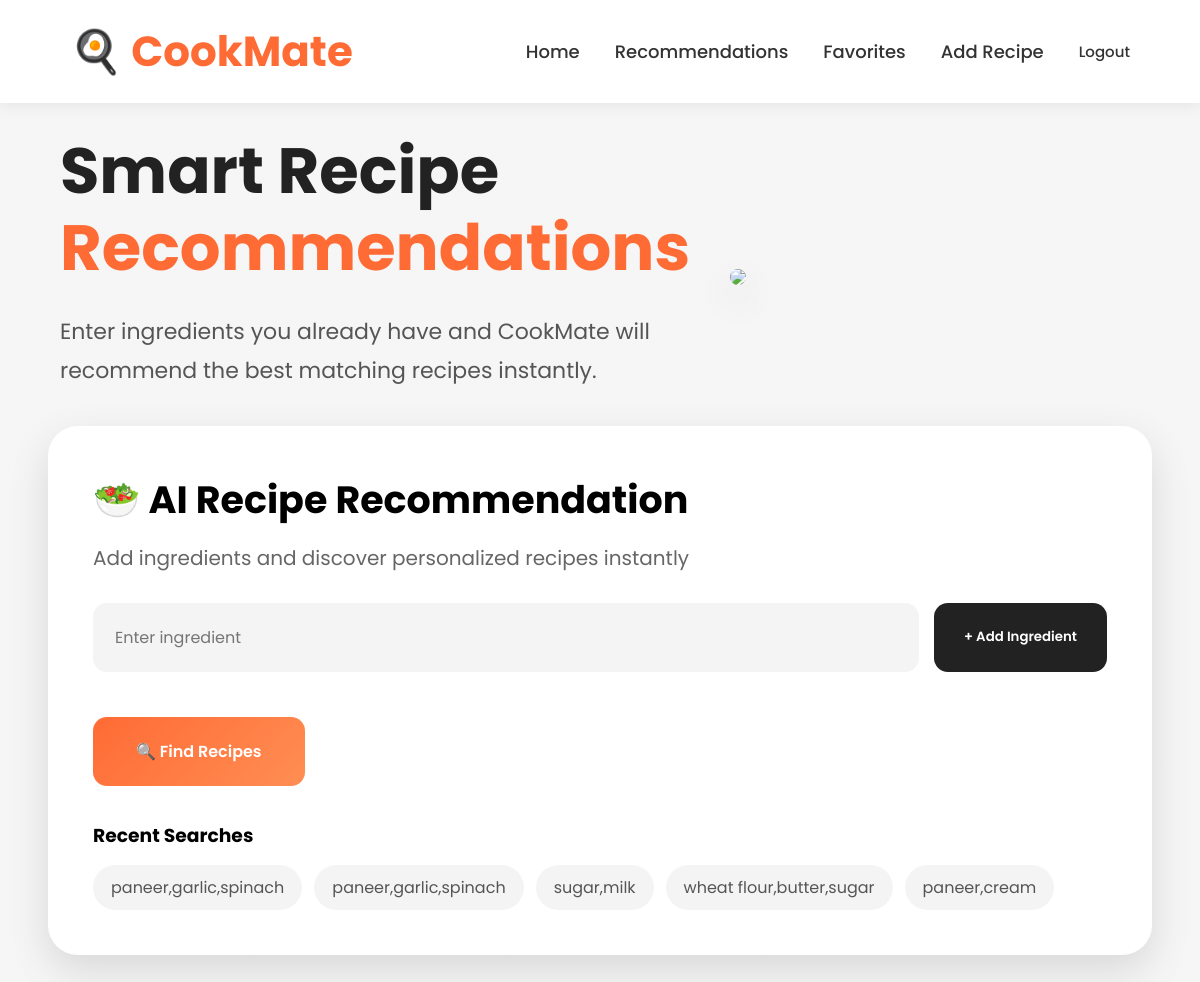
The app's page /home/ (signed in) with its own data.
### recipes/models.py (models this page shows, shortened)
class SearchHistory(models.Model):
    user = models.ForeignKey(
        User,
        on_delete=models.CASCADE
    )
    ingredients = models.TextField()
    created_at = models.DateTimeField(auto_now_add=True)
    searched_at = models.DateTimeField(
        auto_now_add=True
    )

### recipes/views.py (the view, shortened to what this page needs)
# urls.py: path('home/', views.home, name='home'),
def home(request):
    if not request.user.is_authenticated:
        return redirect('/accounts/login/')
    recommended_recipes = []
    recent_searches = []
    shopping_list = []
    favorite_recipe_ids = []
    trending_recipes = Recipe.objects.order_by(
        '-id'
    )[:6]
    favorite_recipe_ids = Favorite.objects.filter(
        user=request.user
    ).values_list(
        'recipe_id',
        flat=True
    )
    recent_searches = SearchHistory.objects.filter(
        user=request.user
    ).order_by('-created_at')[:5]
    shopping_list = ShoppingList.objects.filter(
        user=request.user
    ).order_by('-created_at')
    return render(
        request,
        'home.html',
        {
            'recipes': recommended_recipes,
            'recent_searches': recent_searches,
            'shopping_list': shopping_list,
            'favorite_recipe_ids': favorite_recipe_ids,
            'trending_recipes': trending_recipes
        }
    )

### recipes/templates/home.html (shortened to what this page needs)
<!DOCTYPE html>
<html lang="en">
<head>
</head>
<body>
    <div class="navbar">
        <div class="logo">
            🍳 CookMate
        </div>
        <div class="nav-links">
            <a href="/landing/">
                Home
            </a>
            <a href="/home/">
                Recommendations
            </a>
            <a href="/favorites/">
                Favorites
            </a>
            <a href="/add-recipe/">
                Add Recipe
            </a>
            <form
                action="/logout/"
                method="POST"
                style="display:inline;"
            >
                <button
                    type="submit"
                    class="logout-btn"
                >
                    Logout
                </button>
            </form>
        </div>
    </div>
    <div class="hero">
        <div class="hero-text">
            <h1>
                Smart Recipe
                <span>Recommendations</span>
            </h1>
            <p>
                Enter ingredients you already have and
                CookMate will recommend the best matching
                recipes instantly.
            </p>
        </div>
        <div class="hero-image">
            <img src="https://images.unsplash.com/photo-1547592180-85f173990554?q=80&w=1974&auto=format&fit=crop">
        </div>
    </div>
    <div class="search-section">
        <h2>
            🥗 AI Recipe Recommendation
        </h2>
        <p>
            Add ingredients and discover personalized recipes instantly
        </p>
        <div class="ingredient-wrapper">
            <input
                type="text"
                id="ingredientInput"
                placeholder="Enter ingredient"
            >
            <button
                type="button"
                id="addIngredientBtn"
                class="add-btn"
            >
                + Add Ingredient
            </button>
        </div>
        <form method="POST"
              id="recipeForm">
            <button
                type="submit"
                class="find-btn"
            >
                🔍 Find Recipes
            </button>
        </form>
        {% if recent_searches %}
            <div class="recent-searches">
                <h3>
                    Recent Searches
                </h3>
                <div class="recent-container">
                    {% for search in recent_searches %}
                        <div class="recent-item">
                            {{ search.ingredients }}
                        </div>
                    {% endfor %}
                </div>
            </div>
        {% endif %}
    </div>
</body>
</html>

### recipes/templates/home.html (style rules this page uses)
* { margin:0; padding:0; box-sizing:border-box; font-family:'Poppins',sans-serif; }
body { background: linear-gradient(rgba(245,245,245,0.92), rgba(245,245,245,0.95)), url('https://images.unsplash.com/photo-1490645935967-10de6ba17061?q=80&w=2070&auto=format&fit=crop'); background-size:cover; background-position:center; background-attachment:fixed; }
.navbar { width:100%; padding:20px 70px; background:white; display:flex; justify-content:space-between; align-items:center; box-shadow:0 2px 15px rgba(0,0,0,0.08); position:sticky; top:0; z-index:100; }
.logo { font-size:42px; font-weight:700; color:#ff6b35; }
.nav-links { display:flex; align-items:center; gap:35px; }
.nav-links a { text-decoration:none; color:#333; font-weight:500; font-size:18px; transition:0.3s; }
.logout-btn { background:none; border:none; cursor:pointer; color:#333; font-weight:500; font-size:15px; transition:0.3s; }
.hero { width:90%; margin:30px auto 20px auto; display:grid; grid-template-columns:1.1fr 0.9fr; gap:40px; align-items:center; }
.hero-text h1 { font-size:64px; line-height:1.2; margin-bottom:25px; color:#222; }
.hero-text span { color:#ff6b35; }
.hero-text p { font-size:22px; color:#555; line-height:1.8; margin-bottom:35px; }
.hero-image img { width:100%; max-height:360px; object-fit:cover; border-radius:30px; box-shadow:0 15px 35px rgba(0,0,0,0.15); }
.search-section { width:92%; margin:-20px auto 40px auto; background:white; padding:45px; border-radius:30px; box-shadow:0 15px 40px rgba(0,0,0,0.12); position:relative; z-index:5; }
.search-section h2 { font-size:38px; margin-bottom:15px; }
.search-section p { color:#666; font-size:20px; margin-bottom:30px; }
.ingredient-wrapper { display:flex; gap:15px; flex-wrap:wrap; margin-bottom:20px; }
.ingredient-wrapper input { flex:1; min-width:250px; padding:22px; font-size:18px; border:none; border-radius:14px; background:#f4f4f4; font-size:16px; outline:none; }
.add-btn { padding:22px 30px; border:none; border-radius:14px; background:#222; color:white; font-weight:600; cursor:pointer; transition:0.3s; }
.find-btn { padding:22px 43px; font-size:19px; border:none; border-radius:14px; background:linear-gradient(135deg,#ff6b35,#ff8e53); color:white; font-size:16px; font-weight:600; cursor:pointer; transition:0.3s; }
.recent-searches { margin-top:35px; }
.recent-searches h3 { margin-bottom:15px; }
.recent-container { display:flex; flex-wrap:wrap; gap:12px; }
.recent-item { background:#f4f4f4; padding:10px 18px; border-radius:30px; color:#555; }

### records on screen
SearchHistory: ingredients "paneer,garlic,spinach"
SearchHistory: ingredients "paneer,garlic,spinach"
SearchHistory: ingredients "sugar,milk"
SearchHistory: ingredients "wheat flour,butter,sugar"
SearchHistory: ingredients "paneer,cream"
